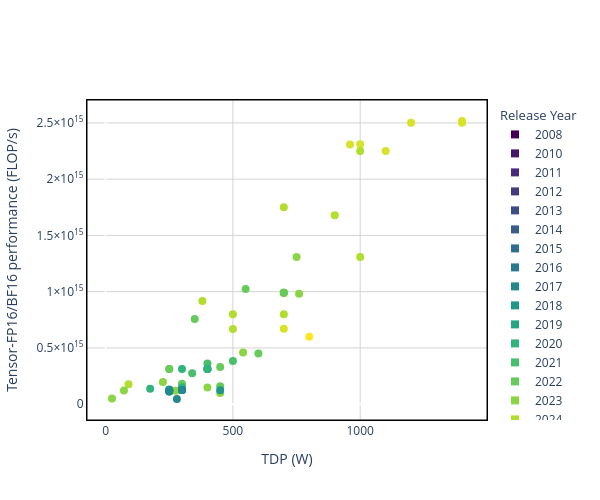

The notebook cell this image was saved under:
### Code cell
x = 'TDP (W)'
y = 'Tensor-FP16/BF16 performance (FLOP/s)'
c = 'Release Year'
plot_scatter(chip_data, x, y, c)

### Figure 1 — Plotly figure (JSON) as saved in the notebook; plotly's stock layout.template omitted (floating-point values rounded to 4 significant figures)
{"data": [{"customdata": ["Meta MTIA 300", "Amazon Trainium3", "Google TPU v7 Ironwood", "NVIDIA GB300 (Blackwell Ultra)", "NVIDIA B300 (Blackwell Ultra)", "AMD Instinct MI355X", "AMD Instinct MI350X", "NVIDIA GB200", "Amazon Trainium2", "NVIDIA H200 SXM", "NVIDIA B100", "NVIDIA B200", "Huawei Ascend 910C", "AMD Instinct MI325X", "Intel Habana Gaudi3", "Maia 100 (M100)", "Google TPU v6e Trillium", "Meta MTIA v2 (MTIA 200)", "MTT S4000", "Google TPU v5p", "AMD Instinct MI300X", "NVIDIA HGX H20", "NVIDIA L20 PCle", "Google TPU v5e", "NVIDIA GH200", "Meta MTIA v1 (MTIA 100)", "NVIDIA H800 SXM5", "NVIDIA GH100", "NVIDIA L4", "AMD Instinct MI300A", "NVIDIA A800 PCIe 40 GB", "NVIDIA A800 PCIe 80 GB", "NVIDIA L40", "NVIDIA H100 PCIe", "NVIDIA GeForce RTX 4090", "NVIDIA H100 SXM5 80GB", "Biren BR100", "NVIDIA A800 SXM", "Intel Habana Gaudi2", "NVIDIA GeForce RTX 3090 Ti", "AMD Radeon Instinct MI250X", "Tesla D1 Dojo", "Google TPU v4", "NVIDIA A100 SXM4 80 GB", "NVIDIA A40 PCIe", "NVIDIA A100 PCIe", "NVIDIA A100 SXM4 40 GB", "NVIDIA A100", "Google TPU v4i", "NVIDIA Tesla V100S PCIe 32 GB", "NVIDIA GeForce RTX 2080 Ti 11GB", "Google TPU v3", "NVIDIA Tesla V100 DGXS 16 GB", "NVIDIA Tesla V100 PCIe 32 GB", "NVIDIA Tesla V100 DGXS 32 GB", "NVIDIA Tesla V100 SXM3 32 GB", "NVIDIA Tesla V100 SXM2 32 GB", "NVIDIA Tesla V100 SXM2", "NVIDIA Tesla V100 SXM2 16 GB", "NVIDIA Tesla V100 PCIe 16 GB", "NVIDIA V100", "Google TPU v2"], "hovertemplate": "<b>%{customdata}</b><br>TDP (W): %{x}<br>Tensor-FP16/BF16 performance (FLOP/s): %{y}<br><extra></extra>", "legendgroup": "data", "marker": {"cmax": 1, "cmin": 0, "color": [0.9722, 0.9167, 0.9167, 0.9167, 0.9167, 0.9167, 0.9167, 0.9167, 0.8611, 0.8611, 0.8611, 0.8611, 0.8611, 0.8611, 0.8611, 0.8611, 0.8611, 0.8611, 0.8056, 0.8056, 0.8056, 0.8056, 0.8056, 0.8056, 0.8056, 0.8056, 0.8056, 0.8056, 0.8056, 0.8056, 0.75, 0.75, 0.75, 0.75, 0.75, 0.75, 0.75, 0.75, 0.75, 0.75, 0.6944, 0.6944, 0.6944, 0.6389, 0.6389, 0.6389, 0.6389, 0.6389, 0.6389, 0.5833, 0.5278, 0.5278, 0.5278, 0.5278, 0.5278, 0.5278, 0.5278, 0.4722, 0.4722, 0.4722, 0.4722, 0.4722], "colorscale": [[0, "rgb(68, 1, 84)"], [0.05556, "rgb(68, 1, 84)"], [0.05556, "rgb(70, 22, 103)"], [0.1111, "rgb(70, 22, 103)"], [0.1111, "rgb(71, 42, 121)"], [0.1667, "rgb(71, 42, 121)"], [0.1667, "rgb(66, 59, 130)"], [0.2222, "rgb(66, 59, 130)"], [0.2222, "rgb(60, 77, 138)"], [0.2778, "rgb(60, 77, 138)"], [0.2778, "rgb(54, 93, 140)"], [0.3333, "rgb(54, 93, 140)"], [0.3333, "rgb(47, 109, 142)"], [0.3889, "rgb(47, 109, 142)"], [0.3889, "rgb(41, 122, 142)"], [0.4444, "rgb(41, 122, 142)"], [0.4444, "rgb(36, 137, 141)"], [0.5, "rgb(36, 137, 141)"], [0.5, "rgb(33, 151, 138)"], [0.5556, "rgb(33, 151, 138)"], [0.5556, "rgb(37, 165, 132)"], [0.6111, "rgb(37, 165, 132)"], [0.6111, "rgb(49, 179, 124)"], [0.6667, "rgb(49, 179, 124)"], [0.6667, "rgb(73, 191, 109)"], [0.7222, "rgb(73, 191, 109)"], [0.7222, "rgb(103, 203, 92)"], [0.7778, "rgb(103, 203, 92)"], [0.7778, "rgb(139, 213, 69)"], [0.8333, "rgb(139, 213, 69)"], [0.8333, "rgb(177, 221, 46)"], [0.8889, "rgb(177, 221, 46)"], [0.8889, "rgb(215, 226, 40)"], [0.9444, "rgb(215, 226, 40)"], [0.9444, "rgb(253, 231, 37)"], [1, "rgb(253, 231, 37)"]], "showscale": false, "size": 8, "symbol": "circle"}, "mode": "markers", "name": "Tensor-FP16/BF16 performance (FLOP/s)", "showlegend": false, "type": "scatter", "x": [800, 700, 960, 1400, 1100, 1400, 1000, 1200, 500, 700, 700, 1000, 700, 1000, 900, 500, 380, 90, 450, 540, 750, 400, 275, 225, 700, 25, 700, 700, 72, 760, 250, 250, 300, 350, 450, 700, 550, 400, 600, 450, 500, 400, 340, 400, 300, 300, 400, 400, 175, 250, 250, 450, 250, 250, 250, 300, 300, 300, 300, 250, 300, 280], "y": [600000000000000, 671000000000000, 2307000000000000, 2500000000000000, 2250000000000000, 2516600000000000, 2309600000000000, 2500000000000000, 667000000000000, 989500000000000, 1750000000000000, 2250000000000000, 800000000000000, 1307400000000000, 1678000000000000, 800000000000000, 918000000000000, 177000000000000, 100000000000000, 459000000000000, 1307400000000000, 148000000000000, 119500000000000, 197000000000000, 989500000000000, 51200000000000, 989000000000000, 989500000000000, 121000000000000, 980600000000000, 311800000000000, 312000000000000, 181000000000000, 756000000000000, 330000000000000, 989400000000000, 1024000000000000, 311800000000000, 450000000000000, 160000000000000, 383000000000000, 362000000000000, 275000000000000, 312000000000000, 149700000000000, 312000000000000, 312000000000000, 312000000000000, 138000000000000, 130000000000000, 113800000000000, 123000000000000, 125000000000000, 112000000000000, 125000000000000, 125000000000000, 125000000000000, 125000000000000, 125000000000000, 112000000000000, 125000000000000, 46000000000000]}, {"legendgroup": "Release Year", "legendgrouptitle": {"text": "Release Year"}, "marker": {"color": "rgb(68, 1, 84)", "size": 8, "symbol": "square"}, "mode": "markers", "name": "2008", "showlegend": true, "type": "scatter", "x": [null], "y": [null]}, {"legendgroup": "Release Year", "marker": {"color": "rgb(70, 22, 103)", "size": 8, "symbol": "square"}, "mode": "markers", "name": "2010", "showlegend": true, "type": "scatter", "x": [null], "y": [null]}, {"legendgroup": "Release Year", "marker": {"color": "rgb(71, 42, 121)", "size": 8, "symbol": "square"}, "mode": "markers", "name": "2011", "showlegend": true, "type": "scatter", "x": [null], "y": [null]}, {"legendgroup": "Release Year", "marker": {"color": "rgb(66, 59, 130)", "size": 8, "symbol": "square"}, "mode": "markers", "name": "2012", "showlegend": true, "type": "scatter", "x": [null], "y": [null]}, {"legendgroup": "Release Year", "marker": {"color": "rgb(60, 77, 138)", "size": 8, "symbol": "square"}, "mode": "markers", "name": "2013", "showlegend": true, "type": "scatter", "x": [null], "y": [null]}, {"legendgroup": "Release Year", "marker": {"color": "rgb(54, 93, 140)", "size": 8, "symbol": "square"}, "mode": "markers", "name": "2014", "showlegend": true, "type": "scatter", "x": [null], "y": [null]}, {"legendgroup": "Release Year", "marker": {"color": "rgb(47, 109, 142)", "size": 8, "symbol": "square"}, "mode": "markers", "name": "2015", "showlegend": true, "type": "scatter", "x": [null], "y": [null]}, {"legendgroup": "Release Year", "marker": {"color": "rgb(41, 122, 142)", "size": 8, "symbol": "square"}, "mode": "markers", "name": "2016", "showlegend": true, "type": "scatter", "x": [null], "y": [null]}, {"legendgroup": "Release Year", "marker": {"color": "rgb(36, 137, 141)", "size": 8, "symbol": "square"}, "mode": "markers", "name": "2017", "showlegend": true, "type": "scatter", "x": [null], "y": [null]}, {"legendgroup": "Release Year", "marker": {"color": "rgb(33, 151, 138)", "size": 8, "symbol": "square"}, "mode": "markers", "name": "2018", "showlegend": true, "type": "scatter", "x": [null], "y": [null]}, {"legendgroup": "Release Year", "marker": {"color": "rgb(37, 165, 132)", "size": 8, "symbol": "square"}, "mode": "markers", "name": "2019", "showlegend": true, "type": "scatter", "x": [null], "y": [null]}, {"legendgroup": "Release Year", "marker": {"color": "rgb(49, 179, 124)", "size": 8, "symbol": "square"}, "mode": "markers", "name": "2020", "showlegend": true, "type": "scatter", "x": [null], "y": [null]}, {"legendgroup": "Release Year", "marker": {"color": "rgb(73, 191, 109)", "size": 8, "symbol": "square"}, "mode": "markers", "name": "2021", "showlegend": true, "type": "scatter", "x": [null], "y": [null]}, {"legendgroup": "Release Year", "marker": {"color": "rgb(103, 203, 92)", "size": 8, "symbol": "square"}, "mode": "markers", "name": "2022", "showlegend": true, "type": "scatter", "x": [null], "y": [null]}, {"legendgroup": "Release Year", "marker": {"color": "rgb(139, 213, 69)", "size": 8, "symbol": "square"}, "mode": "markers", "name": "2023", "showlegend": true, "type": "scatter", "x": [null], "y": [null]}, {"legendgroup": "Release Year", "marker": {"color": "rgb(177, 221, 46)", "size": 8, "symbol": "square"}, "mode": "markers", "name": "2024", "showlegend": true, "type": "scatter", "x": [null], "y": [null]}, {"legendgroup": "Release Year", "marker": {"color": "rgb(215, 226, 40)", "size": 8, "symbol": "square"}, "mode": "markers", "name": "2025", "showlegend": true, "type": "scatter", "x": [null], "y": [null]}, {"legendgroup": "Release Year", "marker": {"color": "rgb(253, 231, 37)", "size": 8, "symbol": "square"}, "mode": "markers", "name": "2026", "showlegend": true, "type": "scatter", "x": [null], "y": [null]}], "layout": {"height": 500, "paper_bgcolor": "white", "plot_bgcolor": "white", "shapes": [{"line": {"color": "black", "width": 1}, "type": "rect", "x0": 0, "x1": 1, "xref": "paper", "y0": 0, "y1": 1, "yref": "paper"}], "width": 600, "xaxis": {"gridcolor": "lightgray", "linecolor": "black", "linewidth": 1, "mirror": true, "showgrid": true, "showline": true, "title": {"text": "TDP (W)"}}, "yaxis": {"gridcolor": "lightgray", "linecolor": "black", "linewidth": 1, "mirror": true, "showgrid": true, "showline": true, "title": {"text": "Tensor-FP16/BF16 performance (FLOP/s)"}}}}
